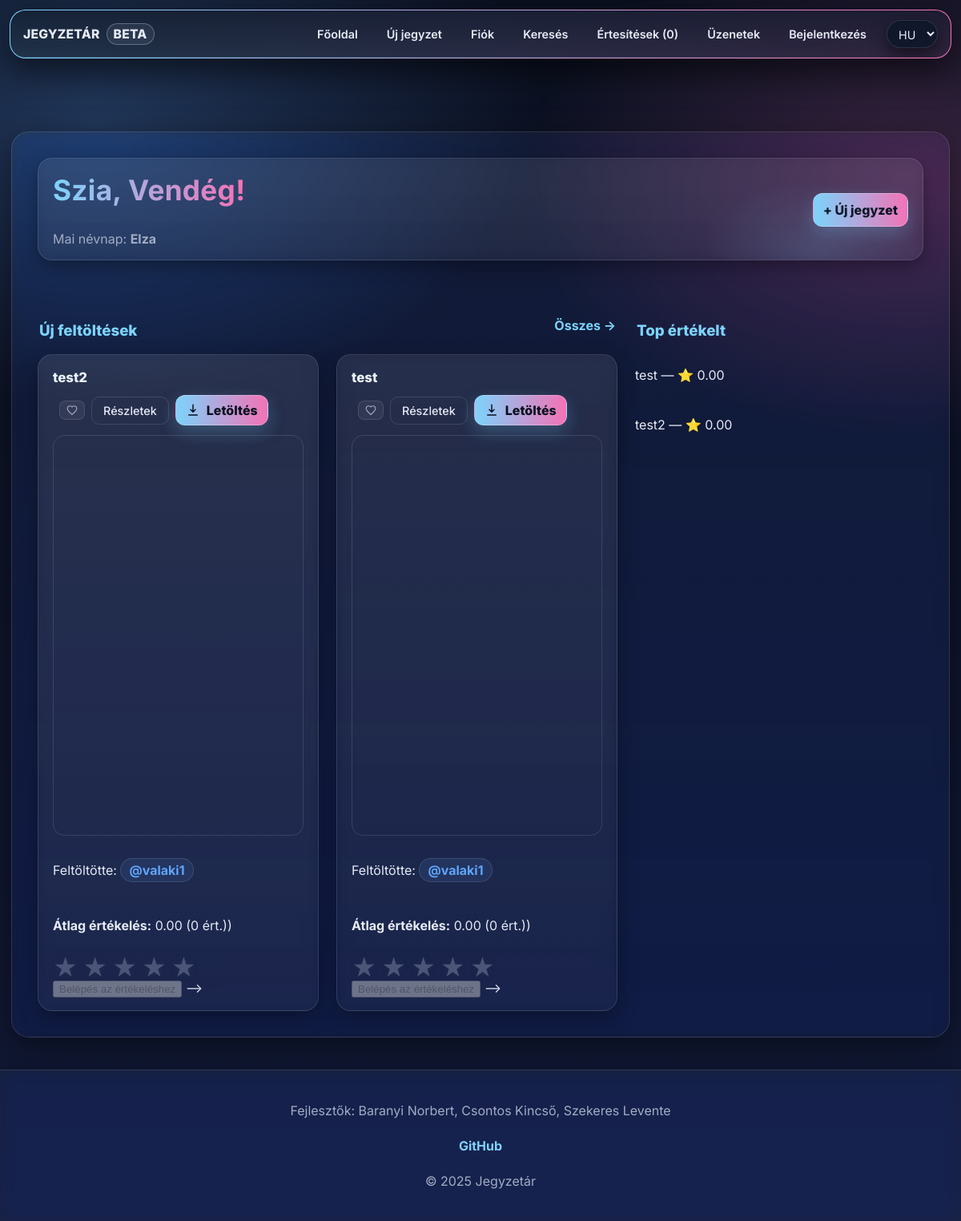
The page / on the database its author committed.
### tables this page shows
CREATE TABLE `namedays` (
  `id` int(11) NOT NULL,
  `datum` varchar(5) DEFAULT NULL,
  `nevek` varchar(255) DEFAULT NULL
);

CREATE TABLE `files` (
  `id` int(11) NOT NULL,
  `uploaded_by` int(11) DEFAULT NULL,
  `name` varchar(255) NOT NULL,
  `file_name` varchar(255) NOT NULL,
  `description` text DEFAULT NULL,
  `file_path` varchar(255) NOT NULL,
  `subject` varchar(100) NOT NULL,
  `tags` varchar(255) NOT NULL,
  `tn_name` varchar(255) DEFAULT NULL
);

CREATE TABLE `users` (
  `id` int(11) NOT NULL,
  `lastname` varchar(100) DEFAULT NULL,
  `firstname` varchar(100) DEFAULT NULL,
  `username` varchar(50) NOT NULL,
  `birthdate` date DEFAULT NULL,
  `gender` varchar(10) DEFAULT NULL,
  `email` varchar(50) NOT NULL,
  `profile_picture` varchar(255) DEFAULT NULL,
  `password` varchar(255) NOT NULL,
  `security_question` varchar(255) NOT NULL,
  `security_answer` varchar(255) NOT NULL,
  `admin` tinyint(1) NOT NULL,
  `registration_date` datetime DEFAULT NULL,
  `language` varchar(5) NOT NULL DEFAULT 'hu',
  `oauth_provider` varchar(20) DEFAULT NULL,
  `oauth_sub` varchar(191) DEFAULT NULL,
  `email_verified` tinyint(1) NOT NULL DEFAULT 0
);

### assets/php/lang.php (called while the page is built, shortened)
<?php
    $lang = $_SESSION['lang'] ?? ($_COOKIE['lang'] ?? 'hu');
    $translations = [];
    $sql = $conn->query(
        "SELECT t_key, text FROM translations WHERE lang_code = '" .
        $conn->real_escape_string($lang) . "'"
    );
    while ($row = $sql->fetch_assoc()) {
        $translations[$row['t_key']] = $row['text'];
    }
    if (!function_exists('t')) {
        function t(string $key, string $fallback = ''): string {
            global $translations;
            if (isset($translations[$key])) {
                return $translations[$key];
            }
            return $fallback !== '' ? $fallback : $key;
        }
    }

### index.php (the view, shortened to what this page needs)
<?php
    require "assets/php/db.php";
    $today = date("m-d");
    $nd = $conn->query("SELECT nevek FROM namedays WHERE datum = '".$conn->real_escape_string($today)."' LIMIT 1");
    $nameday = ($nd && $nd->num_rows > 0)
            ? $nd->fetch_assoc()['nevek']
            : t('nameday_none_today');
    $popular_sql = "
    SELECT f.*, IFNULL(AVG(r.rating),0) AS avg_rating, COUNT(r.id) AS rating_count
    FROM files f
    LEFT JOIN ratings r ON f.id = r.file_id
    GROUP BY f.id
    ORDER BY avg_rating DESC, rating_count DESC
    LIMIT 8";
    $popular_result = $conn->query($popular_sql);
    $latest_result = $conn->query("SELECT * FROM files ORDER BY id DESC LIMIT 12");
    require "assets/php/lang.php";
?>
<!DOCTYPE html>
<html lang="<?= $lang ?>">
<head>
    <link rel="stylesheet" href="assets/css/styles.aurora.css">
</head>
<body>
<?php include 'assets/php/navbar.php'; ?>
<div class="main">
    <div class="home-grid">
        <section class="hero card">
            <div class="hero-body">
                <div class="hero-text">
                    <h1 class="hero-title">
                    </h1>
                    <p class="hero-sub"><?= t('hero_nameday') ?>: <strong><?= $nameday ?></strong></p>
                </div>
                <div class="hero-actions">
                    <a class="btn-cta" href="<?= $isLoggedIn ? 'upload.php' : 'reglog.php' ?>">
                        + <?= t('nav_upload') ?>
                    </a>
                </div>
            </div>
        </section>
        <section class="content-main">
            <div class="section-titlebar">
                <h3><?= t('home_new_uploads') ?></h3>
                <a class="link-more" href="search.php?sort=new"><?= t('home_all_arrow') ?></a>
            </div>
            <?php if ($latest_result && $latest_result->num_rows > 0): ?>
                <div class="content-grid grid-large">
                    <?php while ($file = $latest_result->fetch_assoc()):
                            $uploader_q = $conn->query("SELECT username FROM users WHERE id=".(int)$file['uploaded_by']);
                            $uploader = $uploader_q ? $uploader_q->fetch_assoc() : ['username'=>'ismeretlen'];
                            $file_id = (int)$file['id'];
                            $name = htmlspecialchars($file['name']);
                            $username = htmlspecialchars($uploader['username']);
                            $ext = pathinfo($file['file_name'], PATHINFO_EXTENSION);
                            $avg_q = $conn->query("SELECT AVG(rating) AS avg, COUNT(*) AS c FROM ratings WHERE file_id=$file_id");
                            $avg = 0; $cnt = 0;
                            if ($avg_q && $avg_q->num_rows) {
                                $d = $avg_q->fetch_assoc();
                                $avg = number_format((float)$d['avg'],2);
                                $cnt = (int)$d['c'];
                            }
                            $is_favorite = false;
                            $safe_path = "users/$username/".$file['file_name'];
                        ?>
                        <article class="card note-card" id="file-<?= $file_id ?>">
                            <header class="card-head">
                                <h4 class="entry-title"><?= $name ?></h4>
                                <div style="display: flex; gap: 8px; align-items: center;">
                                    <form method="post" style="display: inline;">
                                        <button type="submit" name="favorite-btn" class="favorite-btn <?= $is_favorite ? 'favorited' : '' ?>" <?= !$isLoggedIn ? 'disabled' : '' ?>>
                                            <svg class="icon" viewBox="0 0 24 24" aria-hidden="true">
                                                <?php if ($is_favorite): ?>
                                                    <path d="M12 21.35l-1.45-1.32C5.4 15.36 2 12.28 2 8.5 2 5.42 4.42 3 7.5 3c1.74 0 3.41.81 4.5 2.09C13.09 3.81 14.76 3 16.5 3 19.58 3 22 5.42 22 8.5c0 3.78-3.4 6.86-8.55 11.54L12 21.35z" fill="currentColor"/>
                                                <?php else: ?>
                                                    <path d="M12 21.35l-1.45-1.32C5.4 15.36 2 12.28 2 8.5 2 5.42 4.42 3 7.5 3c1.74 0 3.41.81 4.5 2.09C13.09 3.81 14.76 3 16.5 3 19.58 3 22 5.42 22 8.5c0 3.78-3.4 6.86-8.55 11.54L12 21.35z" fill="none" stroke="currentColor" stroke-width="2"/>
                                                <?php endif; ?>
                                            </svg>
                                        </button>
                                    </form>
                                    <a class="note-desc-btn" href="note.php?id=<?= (int)$file['id'] ?>">
                                        <?= t('btn_details') ?>
                                    </a>
                                    <a class="entry-download-btn" href="assets/php/download.php?id=<?= $file_id ?>">
                                        <svg class="icon icon-download" viewBox="0 0 24 24" aria-hidden="true">
                                            <path d="M5 20h14M12 3v12m0 0l-4-4m4 4 4-4"
                                                  fill="none"
                                                  stroke="currentColor"
                                                  stroke-width="2"
                                                  stroke-linecap="round"
                                                  stroke-linejoin="round" />
                                        </svg>
                                        <?= t('btn_download') ?>
                                    </a>
                                </div>
                            </header>
                            <?php if ($ext=="mp4"): ?>
                                <video controls class="file-preview">
                                    <source src="<?= $safe_path ?>" type="video/mp4">
                                </video>
                            <?php elseif ($ext=="pdf"): ?>
                                <iframe src="<?= $safe_path ?>" width="100%" height="500"></iframe>
                            <?php elseif ($ext=="docx"): ?>
                                <p><?= t('note_docx_download_hint') ?>
                                </p>
                            <?php endif; ?>
                            <p><?= t('label_uploaded_by') ?>
                                <a class="uploader-name" href="profile.php?userid=<?= $file['uploaded_by'] ?>">@<?= $username ?></a>
                            </p>
                            <p>
                                <b><?= t('label_rating_average') ?></b>
                                <?= $avg ?> (<?= $cnt ?> <?= t('suffix_ratings_paren') ?>)
                            </p>
                            <form method="post">
                                <div class="star-rating">
                                    <?php
                                        for ($i = 5; $i >= 1; $i--) {
                                            echo "<label>★</label>";
                                        }
                                    ?>
                                </div>
                                <?php if ($isLoggedIn): ?>
                                    <button type="submit" name="rate-btn"><?= t('btn_send') ?></button>                                <?php else: ?>
                                    <button disabled><?= t('btn_login_to_rate') ?></button>
                                <?php endif; ?>  -->
                            </form>
                        </article>
                    <?php endwhile; ?>
                </div>
            <?php endif; ?>
        </section>
        <aside class="content-aside">
            <div class="section-titlebar">
                <h3><?= t('sidebar_top_rated') ?></h3>
            </div>
            <?php if ($popular_result && $popular_result->num_rows > 0): ?>
                <div class="list-compact">
                    <?php while ($file = $popular_result->fetch_assoc()): ?>
                        <p><?= htmlspecialchars($file['name']) ?> — ⭐ <?= number_format($file['avg_rating'],2) ?></p>
                    <?php endwhile; ?>
                </div>
            <?php endif; ?>
        </aside>
    </div>
</div>
<?php include 'assets/php/footer.php'; ?>
</body>
</html>

### rows shown on the page
namedays: nevek "Elza"
files: name "test2", users.username "valaki1", avg "0.00", cnt "0", avg_rating "0.00"
files: name "test", users.username "valaki1", avg "0.00", cnt "0", avg_rating "0.00"

### other values the page prints
t('nav_home') "Főoldal"
t('nav_upload') "Új jegyzet"
t('nav_profil') "Fiók"
t('nav_search') "Keresés"
t('nav_notify') "Értesítések"
$notify_number "0"
t('nav_messages') "Üzenetek"
t('nav_login') "Bejelentkezés"
t('hero_nameday') "Mai névnap"
t('home_new_uploads') "Új feltöltések"
t('home_all_arrow') "Összes →"
t('sidebar_top_rated') "Top értékelt"
t('footer_developers_label') "Fejlesztők"
t('footer_github_link') "GitHub"
t('footer_rights') "© 2025 Jegyzetár"
